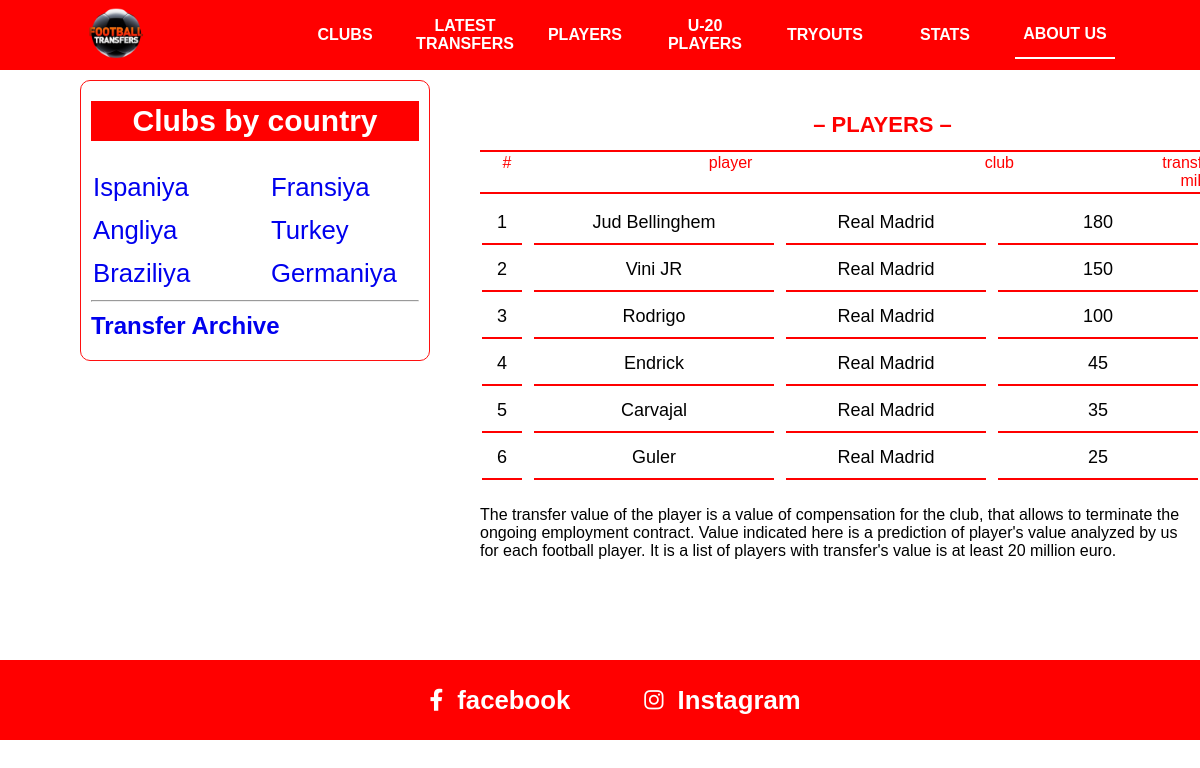
Screenshot of /players/ with the database file from the repository.
### mainAPP/models.py (models this page shows, shortened)
class Davlat(models.Model):
    nom = models.CharField(max_length=255,unique=True)
    class Meta:
        verbose_name = "Davlat"
        verbose_name_plural = "Davlatlar"

class Player(models.Model):
    ism = models.CharField(max_length=255, blank=True)
    club = models.ForeignKey(Club, on_delete=models.SET_NULL, null=True)
    davlat = models.ForeignKey(Davlat, on_delete=models.SET_NULL, null=True)
    narx = models.PositiveSmallIntegerField(blank=True, null=True)
    t_yil = models.DateField(blank=True, null=True)
    class Meta:
        verbose_name = "Player"
        verbose_name_plural = "Playerlar"

class Club(models.Model):
    nom = models.CharField(max_length=255)
    rasm = models.ImageField(upload_to='clublar/', blank=True, null=True)
    prezident = models.CharField(max_length=255, blank=True)
    murabbiy = models.CharField(max_length=255, blank=True)
    t_sana = models.DateField(blank=True, null=True)
    top_transfer = models.TextField(blank=True)
    davlat = models.ForeignKey(Davlat, on_delete=models.SET_NULL, null=True)
    kapital = models.PositiveSmallIntegerField(blank=True, null=True)
    class Meta:
        verbose_name = "Club"
        verbose_name_plural = "Clublar"
    def __str__(self):
        return self.nom

### mainAPP/views.py (the view)
# urls.py: path('players/', players, name='players'),
def players(request):
    content = {
        "players": Player.objects.order_by("-narx").all()
    }
    return render(request,"players.html",content)

### mainAPP/context_processors.py (called while the page is built)
def countries(request):
    davlatlar = Davlat.objects.all()
    if len(davlatlar) % 2 == 0:
        countries1 = davlatlar[:len(davlatlar) // 2]
        countries2 = davlatlar[len(davlatlar) // 2:]
    else:
        countries1 = davlatlar[:(len(davlatlar) +1)  // 2]
        countries2 = davlatlar[(len(davlatlar) + 1) //2:]
    content = {
        'countries1': countries1,
        'countries2': countries2
    }
    return content

### templates/players.html
{% extends "header.html"%}
{% block content%}
  <div class="nav">
        <h2>– PLAYERS –</h2>
        <table class="content-nav">
            <thead>
              <tr>
                <td>#</td>
                <td>player</td>
                <td>club</td>
                <td>transfer value, <br> mill. euro</td>
              </tr>
            </thead>
          </table>
    </div>
    <div class="content">
        <table class="playerss">
            {% for player in players%}
          <tr>
            <td>{{forloop.counter}}</td>
            <td>{{player.ism}}</td>
            <td>{{player.club}}</td>
            <td>{{player.narx}}</td>
          </tr>
            {% endfor %}
          </table>
        <p> The transfer value of the player is a value of compensation for the  club, that allows to terminate the ongoing employment contract. Value indicated here  is a prediction of player's value analyzed by us for each football player. It is a list of players with transfer's value is at least 20 million euro.</p>
      </div>
{% endblock %}

### templates/header.html (shortened to what this page needs)
<!DOCTYPE html>
<html>
  <head>
    {% load static %}
    <link rel="stylesheet" type="text/css" media="screen" href="{% static 'css/main.css' %}" />
    <link
      rel="stylesheet"
      href="https://cdnjs.cloudflare.com/ajax/libs/font-awesome/6.1.1/css/all.min.css"
    />
  </head>
  <body>
    <div class="container">
      <div class="navbar">
        <div class="icon">
          <a href="./index.html">
            <img src="img/12252568_173-removebg-preview.png" alt="" />
          </a>
        </div>
        <div class="links">
          <div><a href="{%url 'clubs' %}">CLUBS</a></div>
          <div><a href="{%url 'latest-transfers' %}">LATEST TRANSFERS</a></div>
          <div><a href="{%url 'players' %}">PLAYERS</a></div>
          <div><a href="{%url 'u20_players' %}">U-20 PLAYERS</a></div>
          <div><a href="{%url 'tryouts' %}">TRYOUTS</a></div>
          <div><a href="{%url 'stats' %}">STATS</a></div>
          <div class="navActive"><a href="{%url 'about' %}">ABOUT US</a></div>
        </div>
      </div>
      <div class="country-clubs">
        <h2 id="title">Clubs by country</h2>
        <div class="country">
          <div>
            {% for country in countries1 %}
            <h3><a href="/{{ country.nom}}/clubs/">{{country.nom}}</a> <br /></h3>
            {% endfor %}
          </div>
          <div>
            {% for country in countries2 %}
              <h3><a href="/{{country.nom}}/clubs/">{{country.nom}}</a> <br /></h3>
            {% endfor %}
          </div>
        </div>
         <hr>
        <h2><a href="/transfer-archive/">Transfer Archive</a></h2>
      </div>
      {% block content %}
        {% endblock %}
        <div class="footer">
        <a href="https://www.facebook.com/topfootballtransfers/">
          <div>
            <i class="fa-brands fa-facebook-f"></i> &nbsp;
            <h3>facebook</h3>
          </div>
        </a>
        <a href="https://www.instagram.com/topfootballtransfers/">
          <div>
            <i class="fa-brands fa-instagram"></i> &nbsp;
            <h3>Instagram</h3>
          </div>
        </a>
      </div>
    </div>
  </body>
</html>

### static/css/main.css (style rules this page uses)
* { margin: 0; padding: 0; box-sizing: border-box; }
.container { width: 100% !important; display: inline-block; font-family: sans-serif; }
.container .navbar { width: 100%; background-color: red; display: flex; align-items: center; justify-content: space-around; position: fixed; z-index: 99; height: 70px !important; }
.container .navbar .icon { width: 100px; overflow: hidden; }
.container .navbar .icon img { width: 130%; margin-left: -14%; }
.container .navbar .links { z-index: 999; display: flex; }
.container .navbar .links div { width: 100px; text-align: center; display: flex; align-items: center; margin-right: 20px; }
.container .navbar .links div a { color: white; font-weight: 700; text-decoration: none; width: 100px !important; height: 45px; display: flex; align-items: center; justify-content: center; }
.container .navActive { border-bottom: 2px solid white !important; }
.country-clubs { width: 350px; border: 1px solid rgb(255, 16, 16); border-radius: 10px; position: fixed; top: 80px; left: 80px; padding: 10px 10px; padding-bottom: 10px; }
.country-clubs h2 { margin: 10px 0px; transition: all 0.3s ease; }
.country-clubs h2 a { text-decoration: none; }
.country-clubs #title { font-size: 30px; background-color: red; color: white; text-align: center; line-height: 40px; }
.country-clubs .country { width: 100%; display: flex; flex-wrap: wrap; justify-content: space-between; font-size: 22px; margin-top: 20px; }
.country-clubs .country div { width: 150px; height: 100%; }
.country-clubs .country h3 { font-weight: 100 !important; margin: 10px 0px !important; width: 100%; padding: 2px 2px; transition: all 0.3s ease; }
.country-clubs .country h3 a { text-decoration: none; margin-top: 20px !important; }
.nav { width: 805px; background-color: white; position: fixed; left: 480px; top: 70px; }
.nav h2 { text-align: center; color: red; line-height: 50px; padding-top: 30px; font-size: 22px; }
.playerss { width: 100%; }
.playerss tr { display: flex; flex-wrap: wrap; justify-content: space-between; }
.playerss tr td { width: 200px; margin-bottom: 4px; padding: 10px 0px; font-size: 18px; border-bottom: 2px solid rgb(255, 0, 0); text-align: center; }
.players tr td:nth-child(2), .top-players tr td:nth-child(2), .playerss tr td:nth-child(2) { width: 240px; }
.players tr td:nth-child(1), .top-players tr td:nth-child(1), .playerss tr td:nth-child(1) { width: 40px !important; }
.content { max-width: 800px; margin-left: 480px; margin-top: 200px; padding-bottom: 100px; }
.content p, .content b { margin-top: 20px; }
.content-nav { border-top: 2px solid rgb(255, 0, 0); border-bottom: 2px solid rgb(255, 0, 0); width: 100%; }
.content-nav tr { display: flex; justify-content: space-between !important; }
.content-nav tr td { width: 140px; color: red; text-align: center; }
.content-nav tr td:nth-child(1) { width: 50px; }
.content-nav tr td:nth-child(2) { width: 250px; }
.footer { width: 100%; background-color: red; height: 80px; display: flex; align-items: center; justify-content: center; font-size: 22px; padding-left: 80px; }
.footer a { margin-right: 50px; color: white; text-decoration: none; word-spacing: 8px; padding: 4px 12px; border-radius: 5px; transition: all 0.3s ease; }
.footer a div { display: flex; align-items: center; }

### rows the page displays
Davlat: nom "Ispaniya"
Davlat: nom "Angliya"
Davlat: nom "Braziliya"
Davlat: nom "Fransiya"
Davlat: nom "Turkey"
Davlat: nom "Germaniya"
Player: ism "Jud Bellinghem", club "Real Madrid", narx "180"
Player: ism "Vini JR", club "Real Madrid", narx "150"
Player: ism "Rodrigo", club "Real Madrid", narx "100"
Player: ism "Endrick", club "Real Madrid", narx "45"
Player: ism "Carvajal", club "Real Madrid", narx "35"
Player: ism "Guler", club "Real Madrid", narx "25"
